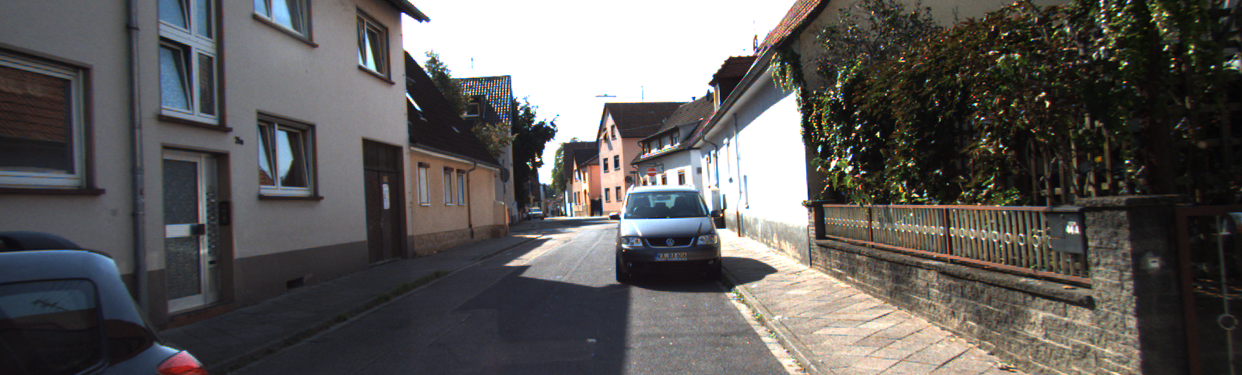
#> input picture data/000003.png, 1242 x 375 px
$ jupyter execute --allow-errors slice_image_in_bounding_boxes.ipynb
#> lines starting #> are read from the running program, lines starting #| are printed output that depends on the picture
[cell 1]
from PIL import Image

#> (the rest of this cell did not finish here and is left out)

[cell 2]
from matplotlib.pyplot import imshow
from matplotlib import pyplot as plt

fig = plt.figure(figsize=(10, 7))

#> (the rest of this cell did not finish here and is left out)

[cell 3]
# ahora vamos a ver lo que sería un total bounding box, es decir, toda la imagen para ver
# si podemos confirmar que un bounding box está dentro de otro
total_bb = (0, 0, 1200, 600)
#> (the rest of this cell did not finish here and is left out)

[cell 4]
# pip install photutils --> It is a library that has the bounding boxs
from photutils.aperture import BoundingBox

#> (the rest of this cell did not finish here and is left out)

#> (a cell that did not finish here is left out)

A continuación, se va a intentar generar una función capaz de separar el espacio y detectar si hay una bounding box.

[cell 6]
from PIL import Image

def divide_on_6_bbox(image_path):
#> called with image_path = '../data/000003.png'
    im = Image.open(image_path)
#> im is the input picture: PIL image 1242x375 RGB; mean R, G, B 93.6, 91.2, 89.7
    imgwidth, imgheight = im.size
#> imgwidth = 1242; imgheight = 375
    height = imgheight // 3
#> height = 125
    width = imgwidth // 3
#> width = 414
    boxs_for_intersection = list()
    boxs_for_printing = list()

    for i in range(0, imgheight, height):
        for j in range(0, imgwidth, width):
            boxs_for_intersection.append((j, j + width, i, i + height))
            boxs_for_printing.append((j, i, j + width, i + height))

    return im, boxs_for_printing, boxs_for_intersection

im, boxs, box_int = divide_on_6_bbox("../data/000003.png")
#> boxs = [(0, 0, 414, 125), (414, 0, 828, 125), (828, 0, 1242, 125), (0, 125, 414, 250), (414, 125, 828, 250), (828, 125, 1242, 250), (0, 250, 414, 375), (414, 250, 828, 375), (828, 250, 1242, 375)]; box_int = [(0, 414, 0, 125), (414, 828, 0, 125), (828, 1242, 0, 125), (0, 414, 125, 250), (414, 828, 125, 250), (828, 1242, 125, 250), (0, 414, 250, 375), (414, 828, 250, 375), (828, 1242, 250, 375)]

fig = plt.figure(figsize=(10, 7))

for i, box in enumerate(boxs, start=1):
    fig.add_subplot(3, 3, i)
    a = im.crop(box)
    imshow(a)
#> this loop made 9 passes
#> pass 1, `a = im.crop(box)`:
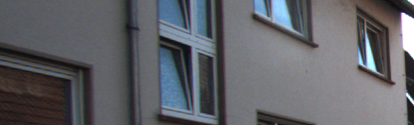
#> a: PIL image 414x125 RGB; mean R, G, B 96.5, 98, 103.1
#> pass 2, `a = im.crop(box)`:
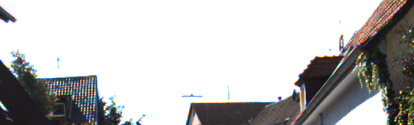
#> a: PIL image 414x125 RGB; mean R, G, B 190.2, 189.3, 188.8
#> pass 3, `a = im.crop(box)`:
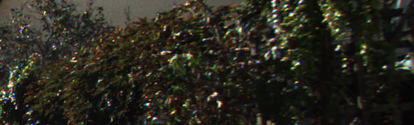
#> a: PIL image 414x125 RGB; mean R, G, B 42.3, 40.6, 30.5
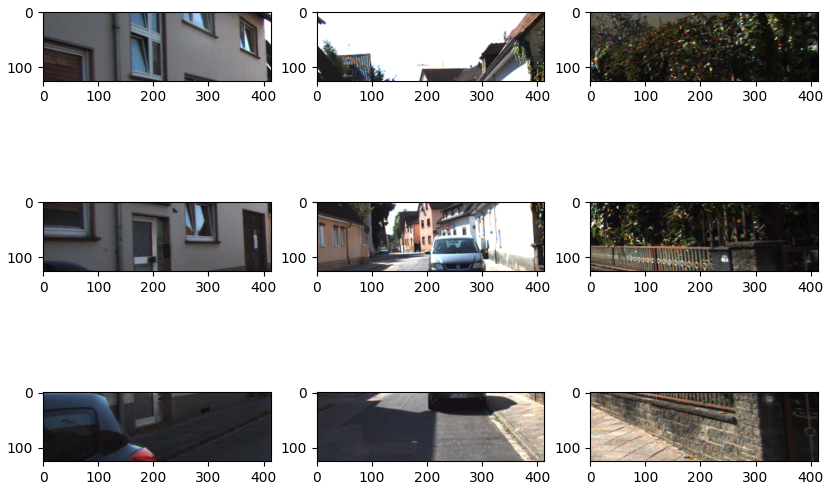
#> figure drawn by matplotlib, 9 panels

[cell 7]
def get_labels(label_filename):
    """
        get_labels pozwala zwrocic. bounding boxy dla kazdego samochodu. Dzięki niemu możemy zobaczyć kontory samochodow,
        zwraca liste z wartooscciami bounding box.

        :param label_filename: filname like kitti_3d/{training,testing}/label_2/id.txt
        Returns Pandas DataFrame

        The label files contain the following information, which can be read and
        written using the matlab tools (readLabels.m, writeLabels.m) provided within
        this devkit. All values (numerical or strings) are separated via spaces,
        each row corresponds to one object. The 15 columns represent:
        #Values    Name      Description
        ----------------------------------------------------------------------------
           1    type         Describes the type of object: 'Car', 'Van', 'Truck',
                             'Pedestrian', 'Person_sitting', 'Cyclist', 'Tram',
                             'Misc' or 'DontCare'
           1    truncated    Float from 0 (non-truncated) to 1 (truncated), where
                             truncated refers to the object leaving image boundaries
           1    occluded     Integer (0,1,2,3) indicating occlusion state:
                             0 = fully visible, 1 = partly occluded
                             2 = largely occluded, 3 = unknown
           1    alpha        Observation angle of object, ranging [-pi..pi]
           4    bbox         2D bounding box of object in the image (0-based index):
                             contains left, top, right, bottom pixel coordinates
           3    dimensions   3D object dimensions: height, width, length (in meters)
           3    location     3D object location x,y,z in camera coordinates (in meters)
           1    rotation_y   Rotation ry around Y-axis in camera coordinates [-pi..pi]
           1    score        Only for results: Float, indicating confidence in
                             detection, needed for p/r curves, higher is better.
    """
    data =  pd.read_csv(os.path.join(LABEL_PATH,label_filename), sep=" ",
                       names=['label', 'truncated', 'occluded', 'alpha',
                              'bbox_xmin', 'bbox_ymin', 'bbox_xmax',
                              'bbox_ymax', 'dim_height', 'dim_width', 'dim_length',
                              'loc_x', 'loc_y', 'loc_z', 'rotation_y', 'score'])
    # parametros para bbox ixmin=0, ixmax=1200, iymin=0, iymax=600
    bboxs = [r for r in
             data[["bbox_xmin", "bbox_xmax", "bbox_ymin", "bbox_ymax"]].itertuples(
                index=False
             )]

    return data, bboxs

[cell 8]
import cv2
import os
import pandas as pd

fig = plt.figure(figsize=(10, 7))

IMAGE_PATH = "../data/"
LABEL_PATH = "../data/"

def open_image(image_filename):
#> called with image_filename = '000001.png'
    return cv2.imread(os.path.join(IMAGE_PATH, image_filename))
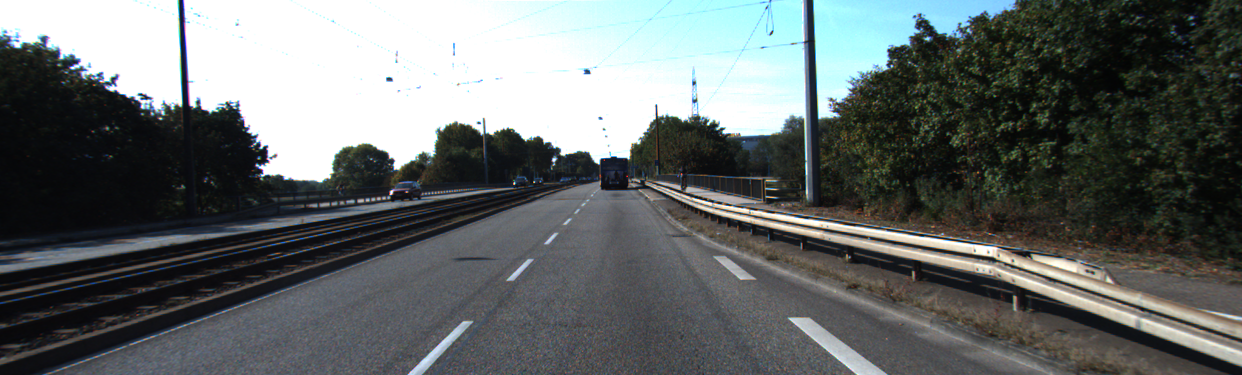
#> input picture data/000001.png, 1242 x 375 px
#> returned value is the input picture: shape (375, 1242, 3); mean B, G, R 104.9, 105.6, 100.4


def draw_box2d_id(id):
    """
        pozwala zobazyc jakie BoundingBox sa dla naszego zestawu danych
    """
    return draw_box2d(open_image(id + '.png'),
                      *get_labels(id + '.txt'))

LABEL_COLORS = {
    'Car': (255,0,0),
    'Van': (255,255,0),
    'Truck': (255,255,255),
    'Pedestrian': (0,255,255),
    'Person_sitting': (0,255,255),
    'Cyclist': (0,128,255),
    'Tram': (128,0,0),
    'Misc': (0,255,255),
    'DontCare': (255,255,0)
}

# [27 lines left out: function draw_box2d, not called in this run]

fig = plt.figure(figsize=(18, 20))
#> (the rest of this cell did not finish here and is left out)

[cell 9]
from photutils.aperture import BoundingBox

# [16 lines left out: function detect_where_are_the_boxes, not called in this run]


#> (the rest of this cell did not finish here and is left out)
